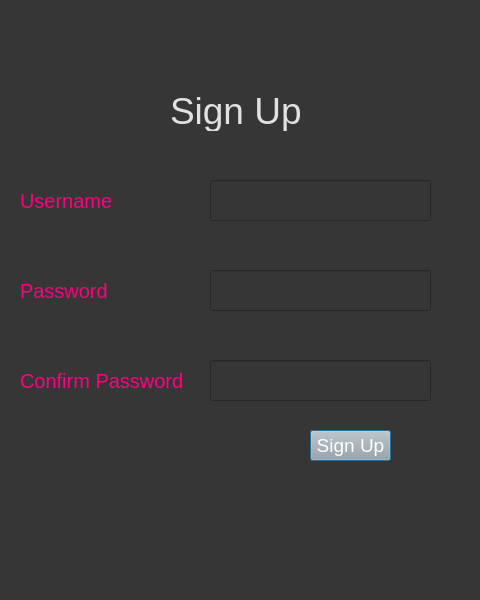
<?xml version="1.0" encoding="UTF-8"?>
<ui version="4.0">
 <class>Dialog</class>
 <widget class="QDialog" name="Dialog">
  <property name="geometry">
   <rect>
    <x>0</x>
    <y>0</y>
    <width>480</width>
    <height>600</height>
   </rect>
  </property>
  <property name="windowTitle">
   <string>Dialog</string>
  </property>
  <property name="styleSheet">
   <string notr="true">background-color: rgb(54, 54, 54);</string>
  </property>
  <widget class="QLabel" name="label">
   <property name="geometry">
    <rect>
     <x>170</x>
     <y>90</y>
     <width>131</width>
     <height>41</height>
    </rect>
   </property>
   <property name="styleSheet">
    <string notr="true">color:rgb(225, 225, 225); font-size:28pt;</string>
   </property>
   <property name="text">
    <string>Sign Up</string>
   </property>
  </widget>
  <widget class="QLabel" name="label_2">
   <property name="geometry">
    <rect>
     <x>20</x>
     <y>190</y>
     <width>101</width>
     <height>21</height>
    </rect>
   </property>
   <property name="styleSheet">
    <string notr="true">font-size:15pt; color:rgb(255, 0, 127)</string>
   </property>
   <property name="text">
    <string>Username</string>
   </property>
  </widget>
  <widget class="QLineEdit" name="username">
   <property name="geometry">
    <rect>
     <x>210</x>
     <y>180</y>
     <width>221</width>
     <height>41</height>
    </rect>
   </property>
   <property name="styleSheet">
    <string notr="true">font-size:14pt; color:rgb(243, 243, 243)</string>
   </property>
  </widget>
  <widget class="QLineEdit" name="password">
   <property name="geometry">
    <rect>
     <x>210</x>
     <y>270</y>
     <width>221</width>
     <height>41</height>
    </rect>
   </property>
   <property name="styleSheet">
    <string notr="true">font-size:14pt; color:rgb(243, 243, 243)</string>
   </property>
   <property name="text">
    <string/>
   </property>
  </widget>
  <widget class="QLabel" name="label_3">
   <property name="geometry">
    <rect>
     <x>20</x>
     <y>280</y>
     <width>101</width>
     <height>21</height>
    </rect>
   </property>
   <property name="styleSheet">
    <string notr="true">font-size:15pt; color:rgb(255, 0, 127)</string>
   </property>
   <property name="text">
    <string>Password</string>
   </property>
  </widget>
  <widget class="QPushButton" name="signupbutton">
   <property name="geometry">
    <rect>
     <x>310</x>
     <y>430</y>
     <width>81</width>
     <height>31</height>
    </rect>
   </property>
   <property name="styleSheet">
    <string notr="true">background-color: rgb(167, 168, 167); font-size:14pt; color:rgb(255,255,255)</string>
   </property>
   <property name="text">
    <string>Sign Up</string>
   </property>
  </widget>
  <widget class="QLineEdit" name="confirmpassword">
   <property name="geometry">
    <rect>
     <x>210</x>
     <y>360</y>
     <width>221</width>
     <height>41</height>
    </rect>
   </property>
   <property name="styleSheet">
    <string notr="true">font-size:14pt; color:rgb(243, 243, 243)</string>
   </property>
   <property name="text">
    <string/>
   </property>
  </widget>
  <widget class="QLabel" name="label_4">
   <property name="geometry">
    <rect>
     <x>20</x>
     <y>370</y>
     <width>171</width>
     <height>21</height>
    </rect>
   </property>
   <property name="styleSheet">
    <string notr="true">font-size:15pt; color:rgb(255, 0, 127)</string>
   </property>
   <property name="text">
    <string>Confirm Password</string>
   </property>
  </widget>
 </widget>
 <resources/>
 <connections/>
</ui>
